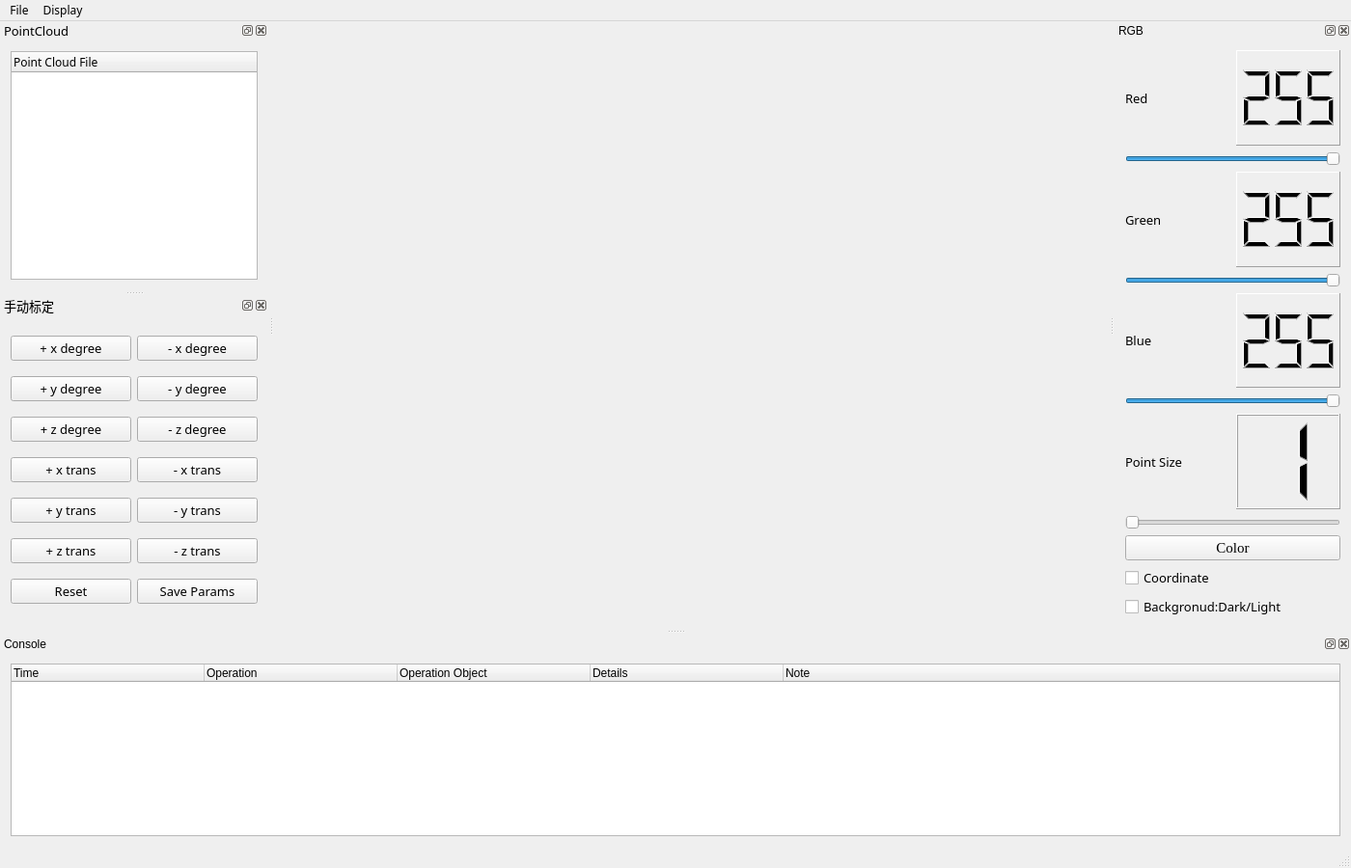
<?xml version="1.0" encoding="UTF-8"?>
<ui version="4.0">
 <class>CloudViewerClass</class>
 <widget class="QMainWindow" name="CloudViewerClass">
  <property name="geometry">
   <rect>
    <x>0</x>
    <y>0</y>
    <width>1400</width>
    <height>900</height>
   </rect>
  </property>
  <property name="sizePolicy">
   <sizepolicy hsizetype="Expanding" vsizetype="Expanding">
    <horstretch>85</horstretch>
    <verstretch>0</verstretch>
   </sizepolicy>
  </property>
  <property name="minimumSize">
   <size>
    <width>900</width>
    <height>650</height>
   </size>
  </property>
  <property name="maximumSize">
   <size>
    <width>16777215</width>
    <height>16777215</height>
   </size>
  </property>
  <property name="windowTitle">
   <string>CloudViewer</string>
  </property>
  <property name="styleSheet">
   <string notr="true"/>
  </property>
  <property name="animated">
   <bool>true</bool>
  </property>
  <property name="tabShape">
   <enum>QTabWidget::Rounded</enum>
  </property>
  <property name="dockNestingEnabled">
   <bool>false</bool>
  </property>
  <widget class="QWidget" name="centralWidget">
   <property name="sizePolicy">
    <sizepolicy hsizetype="Preferred" vsizetype="Preferred">
     <horstretch>0</horstretch>
     <verstretch>0</verstretch>
    </sizepolicy>
   </property>
   <layout class="QHBoxLayout" name="horizontalLayout_5">
    <item>
     <widget class="QVTKWidget" name="screen">
      <property name="minimumSize">
       <size>
        <width>600</width>
        <height>400</height>
       </size>
      </property>
     </widget>
    </item>
   </layout>
  </widget>
  <widget class="QMenuBar" name="menuBar">
   <property name="geometry">
    <rect>
     <x>0</x>
     <y>0</y>
     <width>1400</width>
     <height>29</height>
    </rect>
   </property>
   <property name="font">
    <font>
     <family>微软雅黑</family>
    </font>
   </property>
   <widget class="QMenu" name="menuFile">
    <property name="title">
     <string>File</string>
    </property>
    <addaction name="openAction"/>
    <addaction name="addAction"/>
    <addaction name="clearAction"/>
    <addaction name="saveAction"/>
    <addaction name="saveBinaryAction"/>
    <addaction name="exitAction"/>
   </widget>
   <widget class="QMenu" name="menuView">
    <property name="title">
     <string>Display</string>
    </property>
    <widget class="QMenu" name="menuAngle_view">
     <property name="title">
      <string>Angle view</string>
     </property>
     <addaction name="mainviewAction"/>
     <addaction name="leftviewAction"/>
     <addaction name="topviewAction"/>
    </widget>
    <addaction name="pointcolorAction"/>
    <addaction name="bgcolorAction"/>
    <addaction name="menuAngle_view"/>
   </widget>
   <addaction name="menuFile"/>
   <addaction name="menuView"/>
  </widget>
  <widget class="QStatusBar" name="statusBar"/>
  <widget class="QDockWidget" name="RGBDock">
   <property name="minimumSize">
    <size>
     <width>245</width>
     <height>400</height>
    </size>
   </property>
   <property name="maximumSize">
    <size>
     <width>300</width>
     <height>524287</height>
    </size>
   </property>
   <property name="windowTitle">
    <string>RGB</string>
   </property>
   <attribute name="dockWidgetArea">
    <number>2</number>
   </attribute>
   <widget class="QWidget" name="dockWidgetContents_4">
    <layout class="QVBoxLayout" name="verticalLayout_2">
     <item>
      <layout class="QVBoxLayout" name="verticalLayout">
       <item>
        <layout class="QHBoxLayout" name="horizontalLayout">
         <item>
          <widget class="QLabel" name="label_1">
           <property name="sizePolicy">
            <sizepolicy hsizetype="Expanding" vsizetype="Preferred">
             <horstretch>0</horstretch>
             <verstretch>0</verstretch>
            </sizepolicy>
           </property>
           <property name="font">
            <font>
             <family>微软雅黑</family>
             <pointsize>10</pointsize>
            </font>
           </property>
           <property name="text">
            <string>Red</string>
           </property>
          </widget>
         </item>
         <item>
          <widget class="QLCDNumber" name="rLCD">
           <property name="sizePolicy">
            <sizepolicy hsizetype="Expanding" vsizetype="Minimum">
             <horstretch>0</horstretch>
             <verstretch>0</verstretch>
            </sizepolicy>
           </property>
           <property name="autoFillBackground">
            <bool>false</bool>
           </property>
           <property name="inputMethodHints">
            <set>Qt::ImhNone</set>
           </property>
           <property name="frameShape">
            <enum>QFrame::Panel</enum>
           </property>
           <property name="frameShadow">
            <enum>QFrame::Raised</enum>
           </property>
           <property name="lineWidth">
            <number>1</number>
           </property>
           <property name="smallDecimalPoint">
            <bool>false</bool>
           </property>
           <property name="digitCount">
            <number>3</number>
           </property>
           <property name="mode">
            <enum>QLCDNumber::Dec</enum>
           </property>
           <property name="value" stdset="0">
            <double>255.000000000000000</double>
           </property>
           <property name="intValue" stdset="0">
            <number>255</number>
           </property>
          </widget>
         </item>
        </layout>
       </item>
       <item>
        <widget class="QSlider" name="rSlider">
         <property name="sizePolicy">
          <sizepolicy hsizetype="Expanding" vsizetype="Fixed">
           <horstretch>0</horstretch>
           <verstretch>0</verstretch>
          </sizepolicy>
         </property>
         <property name="minimumSize">
          <size>
           <width>132</width>
           <height>0</height>
          </size>
         </property>
         <property name="maximum">
          <number>255</number>
         </property>
         <property name="sliderPosition">
          <number>255</number>
         </property>
         <property name="orientation">
          <enum>Qt::Horizontal</enum>
         </property>
        </widget>
       </item>
       <item>
        <layout class="QHBoxLayout" name="horizontalLayout_2">
         <item>
          <widget class="QLabel" name="label_2">
           <property name="sizePolicy">
            <sizepolicy hsizetype="Expanding" vsizetype="Preferred">
             <horstretch>0</horstretch>
             <verstretch>0</verstretch>
            </sizepolicy>
           </property>
           <property name="font">
            <font>
             <family>微软雅黑</family>
             <pointsize>10</pointsize>
            </font>
           </property>
           <property name="text">
            <string>Green</string>
           </property>
          </widget>
         </item>
         <item>
          <widget class="QLCDNumber" name="gLCD">
           <property name="sizePolicy">
            <sizepolicy hsizetype="Expanding" vsizetype="Minimum">
             <horstretch>0</horstretch>
             <verstretch>0</verstretch>
            </sizepolicy>
           </property>
           <property name="frameShape">
            <enum>QFrame::Panel</enum>
           </property>
           <property name="digitCount">
            <number>3</number>
           </property>
           <property name="intValue" stdset="0">
            <number>255</number>
           </property>
          </widget>
         </item>
        </layout>
       </item>
       <item>
        <widget class="QSlider" name="gSlider">
         <property name="sizePolicy">
          <sizepolicy hsizetype="Expanding" vsizetype="Fixed">
           <horstretch>0</horstretch>
           <verstretch>0</verstretch>
          </sizepolicy>
         </property>
         <property name="minimumSize">
          <size>
           <width>132</width>
           <height>0</height>
          </size>
         </property>
         <property name="maximum">
          <number>255</number>
         </property>
         <property name="sliderPosition">
          <number>255</number>
         </property>
         <property name="orientation">
          <enum>Qt::Horizontal</enum>
         </property>
        </widget>
       </item>
       <item>
        <layout class="QHBoxLayout" name="horizontalLayout_3">
         <item>
          <widget class="QLabel" name="label_3">
           <property name="sizePolicy">
            <sizepolicy hsizetype="Expanding" vsizetype="Preferred">
             <horstretch>0</horstretch>
             <verstretch>0</verstretch>
            </sizepolicy>
           </property>
           <property name="font">
            <font>
             <family>微软雅黑</family>
             <pointsize>10</pointsize>
            </font>
           </property>
           <property name="text">
            <string>Blue</string>
           </property>
          </widget>
         </item>
         <item>
          <widget class="QLCDNumber" name="bLCD">
           <property name="sizePolicy">
            <sizepolicy hsizetype="Expanding" vsizetype="Minimum">
             <horstretch>0</horstretch>
             <verstretch>0</verstretch>
            </sizepolicy>
           </property>
           <property name="frameShape">
            <enum>QFrame::Panel</enum>
           </property>
           <property name="digitCount">
            <number>3</number>
           </property>
           <property name="intValue" stdset="0">
            <number>255</number>
           </property>
          </widget>
         </item>
        </layout>
       </item>
       <item>
        <widget class="QSlider" name="bSlider">
         <property name="sizePolicy">
          <sizepolicy hsizetype="Expanding" vsizetype="Fixed">
           <horstretch>0</horstretch>
           <verstretch>0</verstretch>
          </sizepolicy>
         </property>
         <property name="minimumSize">
          <size>
           <width>132</width>
           <height>0</height>
          </size>
         </property>
         <property name="maximum">
          <number>255</number>
         </property>
         <property name="sliderPosition">
          <number>255</number>
         </property>
         <property name="orientation">
          <enum>Qt::Horizontal</enum>
         </property>
        </widget>
       </item>
       <item>
        <layout class="QHBoxLayout" name="horizontalLayout_4">
         <item>
          <widget class="QLabel" name="label_4">
           <property name="sizePolicy">
            <sizepolicy hsizetype="Expanding" vsizetype="Preferred">
             <horstretch>0</horstretch>
             <verstretch>0</verstretch>
            </sizepolicy>
           </property>
           <property name="font">
            <font>
             <family>微软雅黑</family>
             <pointsize>10</pointsize>
            </font>
           </property>
           <property name="text">
            <string>Point Size</string>
           </property>
          </widget>
         </item>
         <item>
          <widget class="QLCDNumber" name="sizeLCD">
           <property name="sizePolicy">
            <sizepolicy hsizetype="Expanding" vsizetype="Minimum">
             <horstretch>0</horstretch>
             <verstretch>0</verstretch>
            </sizepolicy>
           </property>
           <property name="digitCount">
            <number>1</number>
           </property>
           <property name="segmentStyle">
            <enum>QLCDNumber::Filled</enum>
           </property>
           <property name="intValue" stdset="0">
            <number>1</number>
           </property>
          </widget>
         </item>
        </layout>
       </item>
       <item>
        <widget class="QSlider" name="pSlider">
         <property name="sizePolicy">
          <sizepolicy hsizetype="Expanding" vsizetype="Fixed">
           <horstretch>0</horstretch>
           <verstretch>0</verstretch>
          </sizepolicy>
         </property>
         <property name="minimumSize">
          <size>
           <width>132</width>
           <height>0</height>
          </size>
         </property>
         <property name="minimum">
          <number>1</number>
         </property>
         <property name="maximum">
          <number>10</number>
         </property>
         <property name="sliderPosition">
          <number>1</number>
         </property>
         <property name="orientation">
          <enum>Qt::Horizontal</enum>
         </property>
        </widget>
       </item>
       <item>
        <widget class="QPushButton" name="colorBtn">
         <property name="font">
          <font>
           <family>Times New Roman</family>
           <pointsize>11</pointsize>
          </font>
         </property>
         <property name="styleSheet">
          <string notr="true"/>
         </property>
         <property name="text">
          <string>Color</string>
         </property>
        </widget>
       </item>
      </layout>
     </item>
     <item>
      <widget class="QCheckBox" name="cooCbx">
       <property name="font">
        <font>
         <family>微软雅黑</family>
         <pointsize>10</pointsize>
        </font>
       </property>
       <property name="text">
        <string>Coordinate</string>
       </property>
      </widget>
     </item>
     <item>
      <widget class="QCheckBox" name="bgcCbx">
       <property name="font">
        <font>
         <family>微软雅黑</family>
         <pointsize>10</pointsize>
        </font>
       </property>
       <property name="text">
        <string>Backgronud:Dark/Light</string>
       </property>
      </widget>
     </item>
    </layout>
   </widget>
  </widget>
  <widget class="QDockWidget" name="dataDock">
   <property name="minimumSize">
    <size>
     <width>250</width>
     <height>233</height>
    </size>
   </property>
   <property name="maximumSize">
    <size>
     <width>300</width>
     <height>524287</height>
    </size>
   </property>
   <property name="font">
    <font>
     <family>微软雅黑</family>
     <pointsize>10</pointsize>
    </font>
   </property>
   <property name="windowTitle">
    <string>PointCloud</string>
   </property>
   <attribute name="dockWidgetArea">
    <number>1</number>
   </attribute>
   <widget class="QWidget" name="dockWidgetContents_5">
    <layout class="QVBoxLayout" name="verticalLayout_3">
     <item>
      <widget class="QTreeWidget" name="dataTree">
       <property name="minimumSize">
        <size>
         <width>0</width>
         <height>180</height>
        </size>
       </property>
       <property name="font">
        <font>
         <family>微软雅黑</family>
         <pointsize>9</pointsize>
        </font>
       </property>
       <property name="contextMenuPolicy">
        <enum>Qt::CustomContextMenu</enum>
       </property>
       <column>
        <property name="text">
         <string>Point Cloud File</string>
        </property>
       </column>
      </widget>
     </item>
    </layout>
   </widget>
  </widget>
  <widget class="QDockWidget" name="MannualCalibation">
   <property name="sizePolicy">
    <sizepolicy hsizetype="Preferred" vsizetype="Preferred">
     <horstretch>0</horstretch>
     <verstretch>0</verstretch>
    </sizepolicy>
   </property>
   <property name="minimumSize">
    <size>
     <width>250</width>
     <height>290</height>
    </size>
   </property>
   <property name="font">
    <font>
     <family>微软雅黑</family>
     <pointsize>10</pointsize>
    </font>
   </property>
   <property name="windowTitle">
    <string>手动标定</string>
   </property>
   <attribute name="dockWidgetArea">
    <number>1</number>
   </attribute>
   <widget class="QWidget" name="dockWidgetContents_6">
    <layout class="QVBoxLayout" name="verticalLayout_4">
     <item>
      <widget class="QWidget" name="widget" native="true">
       <property name="sizePolicy">
        <sizepolicy hsizetype="Preferred" vsizetype="Fixed">
         <horstretch>0</horstretch>
         <verstretch>0</verstretch>
        </sizepolicy>
       </property>
       <layout class="QHBoxLayout" name="horizontalLayout_6">
        <property name="leftMargin">
         <number>0</number>
        </property>
        <property name="topMargin">
         <number>0</number>
        </property>
        <property name="rightMargin">
         <number>0</number>
        </property>
        <property name="bottomMargin">
         <number>0</number>
        </property>
        <item>
         <widget class="QPushButton" name="btn_addXD">
          <property name="text">
           <string>+ x degree</string>
          </property>
         </widget>
        </item>
        <item>
         <widget class="QPushButton" name="btn_minusXD">
          <property name="text">
           <string>- x degree</string>
          </property>
         </widget>
        </item>
       </layout>
      </widget>
     </item>
     <item>
      <widget class="QWidget" name="widget_2" native="true">
       <property name="sizePolicy">
        <sizepolicy hsizetype="Preferred" vsizetype="Fixed">
         <horstretch>0</horstretch>
         <verstretch>0</verstretch>
        </sizepolicy>
       </property>
       <layout class="QHBoxLayout" name="horizontalLayout_7">
        <property name="leftMargin">
         <number>0</number>
        </property>
        <property name="topMargin">
         <number>0</number>
        </property>
        <property name="rightMargin">
         <number>0</number>
        </property>
        <property name="bottomMargin">
         <number>0</number>
        </property>
        <item>
         <widget class="QPushButton" name="btn_addYD">
          <property name="text">
           <string>+ y degree</string>
          </property>
         </widget>
        </item>
        <item>
         <widget class="QPushButton" name="btn_minusYD">
          <property name="text">
           <string>- y degree</string>
          </property>
         </widget>
        </item>
       </layout>
      </widget>
     </item>
     <item>
      <widget class="QWidget" name="widget_3" native="true">
       <property name="sizePolicy">
        <sizepolicy hsizetype="Preferred" vsizetype="Fixed">
         <horstretch>0</horstretch>
         <verstretch>0</verstretch>
        </sizepolicy>
       </property>
       <layout class="QHBoxLayout" name="horizontalLayout_8">
        <property name="leftMargin">
         <number>0</number>
        </property>
        <property name="topMargin">
         <number>0</number>
        </property>
        <property name="rightMargin">
         <number>0</number>
        </property>
        <property name="bottomMargin">
         <number>0</number>
        </property>
        <item>
         <widget class="QPushButton" name="btn_addZD">
          <property name="text">
           <string>+ z degree</string>
          </property>
         </widget>
        </item>
        <item>
         <widget class="QPushButton" name="btn_minusZD">
          <property name="text">
           <string>- z degree</string>
          </property>
         </widget>
        </item>
       </layout>
      </widget>
     </item>
     <item>
      <widget class="QWidget" name="widget_4" native="true">
       <property name="sizePolicy">
        <sizepolicy hsizetype="Preferred" vsizetype="Fixed">
         <horstretch>0</horstretch>
         <verstretch>0</verstretch>
        </sizepolicy>
       </property>
       <layout class="QHBoxLayout" name="horizontalLayout_9">
        <property name="leftMargin">
         <number>0</number>
        </property>
        <property name="topMargin">
         <number>0</number>
        </property>
        <property name="rightMargin">
         <number>0</number>
        </property>
        <property name="bottomMargin">
         <number>0</number>
        </property>
        <item>
         <widget class="QPushButton" name="btn_addXT">
          <property name="text">
           <string>+ x trans</string>
          </property>
         </widget>
        </item>
        <item>
         <widget class="QPushButton" name="btn_minusXT">
          <property name="text">
           <string>- x trans</string>
          </property>
         </widget>
        </item>
       </layout>
      </widget>
     </item>
     <item>
      <widget class="QWidget" name="widget_5" native="true">
       <property name="sizePolicy">
        <sizepolicy hsizetype="Preferred" vsizetype="Fixed">
         <horstretch>0</horstretch>
         <verstretch>0</verstretch>
        </sizepolicy>
       </property>
       <layout class="QHBoxLayout" name="horizontalLayout_10">
        <property name="leftMargin">
         <number>0</number>
        </property>
        <property name="topMargin">
         <number>0</number>
        </property>
        <property name="rightMargin">
         <number>0</number>
        </property>
        <property name="bottomMargin">
         <number>0</number>
        </property>
        <item>
         <widget class="QPushButton" name="btn_addYT">
          <property name="text">
           <string>+ y trans</string>
          </property>
         </widget>
        </item>
        <item>
         <widget class="QPushButton" name="btn_minusYT">
          <property name="text">
           <string>- y trans</string>
          </property>
         </widget>
        </item>
       </layout>
      </widget>
     </item>
     <item>
      <widget class="QWidget" name="widget_6" native="true">
       <property name="sizePolicy">
        <sizepolicy hsizetype="Preferred" vsizetype="Fixed">
         <horstretch>0</horstretch>
         <verstretch>0</verstretch>
        </sizepolicy>
       </property>
       <layout class="QHBoxLayout" name="horizontalLayout_11">
        <property name="leftMargin">
         <number>0</number>
        </property>
        <property name="topMargin">
         <number>0</number>
        </property>
        <property name="rightMargin">
         <number>0</number>
        </property>
        <property name="bottomMargin">
         <number>0</number>
        </property>
        <item>
         <widget class="QPushButton" name="btn_addZT">
          <property name="text">
           <string>+ z trans</string>
          </property>
         </widget>
        </item>
        <item>
         <widget class="QPushButton" name="btn_minusZT">
          <property name="text">
           <string>- z trans</string>
          </property>
         </widget>
        </item>
       </layout>
      </widget>
     </item>
     <item>
      <widget class="QWidget" name="widget_7" native="true">
       <property name="sizePolicy">
        <sizepolicy hsizetype="Preferred" vsizetype="Fixed">
         <horstretch>0</horstretch>
         <verstretch>0</verstretch>
        </sizepolicy>
       </property>
       <layout class="QHBoxLayout" name="horizontalLayout_12">
        <property name="leftMargin">
         <number>0</number>
        </property>
        <property name="topMargin">
         <number>0</number>
        </property>
        <property name="rightMargin">
         <number>0</number>
        </property>
        <property name="bottomMargin">
         <number>0</number>
        </property>
        <item>
         <widget class="QPushButton" name="btn_reset">
          <property name="text">
           <string>Reset</string>
          </property>
         </widget>
        </item>
        <item>
         <widget class="QPushButton" name="btn_save">
          <property name="text">
           <string>Save Params</string>
          </property>
         </widget>
        </item>
       </layout>
      </widget>
     </item>
    </layout>
   </widget>
  </widget>
  <widget class="QDockWidget" name="consoleDock">
   <property name="minimumSize">
    <size>
     <width>200</width>
     <height>140</height>
    </size>
   </property>
   <property name="maximumSize">
    <size>
     <width>524287</width>
     <height>220</height>
    </size>
   </property>
   <property name="windowTitle">
    <string>Console</string>
   </property>
   <attribute name="dockWidgetArea">
    <number>8</number>
   </attribute>
   <widget class="QWidget" name="dockWidgetContents_7">
    <layout class="QVBoxLayout" name="verticalLayout_5">
     <item>
      <widget class="QTableWidget" name="consoleTable">
       <property name="showGrid">
        <bool>false</bool>
       </property>
       <property name="gridStyle">
        <enum>Qt::SolidLine</enum>
       </property>
       <property name="rowCount">
        <number>0</number>
       </property>
       <property name="columnCount">
        <number>5</number>
       </property>
       <attribute name="horizontalHeaderVisible">
        <bool>true</bool>
       </attribute>
       <attribute name="horizontalHeaderDefaultSectionSize">
        <number>200</number>
       </attribute>
       <attribute name="horizontalHeaderStretchLastSection">
        <bool>true</bool>
       </attribute>
       <attribute name="verticalHeaderVisible">
        <bool>false</bool>
       </attribute>
       <column>
        <property name="text">
         <string>Time</string>
        </property>
        <property name="textAlignment">
         <set>AlignLeading|AlignVCenter</set>
        </property>
       </column>
       <column>
        <property name="text">
         <string>Operation</string>
        </property>
        <property name="textAlignment">
         <set>AlignLeading|AlignVCenter</set>
        </property>
       </column>
       <column>
        <property name="text">
         <string>Operation Object</string>
        </property>
        <property name="textAlignment">
         <set>AlignLeading|AlignVCenter</set>
        </property>
       </column>
       <column>
        <property name="text">
         <string>Details</string>
        </property>
        <property name="textAlignment">
         <set>AlignLeading|AlignVCenter</set>
        </property>
       </column>
       <column>
        <property name="text">
         <string>Note</string>
        </property>
        <property name="textAlignment">
         <set>AlignLeading|AlignVCenter</set>
        </property>
       </column>
      </widget>
     </item>
    </layout>
   </widget>
  </widget>
  <action name="openAction">
   <property name="icon">
    <iconset resource="CloudViewer.qrc">
     <normaloff>:/Resources/images/open.png</normaloff>:/Resources/images/open.png</iconset>
   </property>
   <property name="text">
    <string>Open</string>
   </property>
   <property name="statusTip">
    <string>open a exsting file</string>
   </property>
   <property name="shortcut">
    <string>Ctrl+O</string>
   </property>
  </action>
  <action name="saveAction">
   <property name="icon">
    <iconset resource="CloudViewer.qrc">
     <normaloff>:/Resources/images/save.png</normaloff>:/Resources/images/save.png</iconset>
   </property>
   <property name="text">
    <string>Save</string>
   </property>
   <property name="statusTip">
    <string>save the file</string>
   </property>
   <property name="shortcut">
    <string>Ctrl+S</string>
   </property>
  </action>
  <action name="saveasAction">
   <property name="text">
    <string>Save as...</string>
   </property>
  </action>
  <action name="cubeAction">
   <property name="icon">
    <iconset resource="CloudViewer.qrc">
     <normaloff>:/Resources/images/cube.png</normaloff>:/Resources/images/cube.png</iconset>
   </property>
   <property name="text">
    <string>Generate cube</string>
   </property>
   <property name="statusTip">
    <string>generate a cube point cloud</string>
   </property>
  </action>
  <action name="helpAction">
   <property name="icon">
    <iconset resource="CloudViewer.qrc">
     <normaloff>:/Resources/images/help.png</normaloff>:/Resources/images/help.png</iconset>
   </property>
   <property name="text">
    <string>Help</string>
   </property>
   <property name="statusTip">
    <string>show help information</string>
   </property>
  </action>
  <action name="aboutAction">
   <property name="icon">
    <iconset resource="CloudViewer.qrc">
     <normaloff>:/Resources/images/about.png</normaloff>:/Resources/images/about.png</iconset>
   </property>
   <property name="text">
    <string>About</string>
   </property>
   <property name="statusTip">
    <string>show some information of the software</string>
   </property>
  </action>
  <action name="changeAction">
   <property name="icon">
    <iconset resource="CloudViewer.qrc">
     <normaloff>:/Resources/images/change.png</normaloff>:/Resources/images/change.png</iconset>
   </property>
   <property name="text">
    <string>Change</string>
   </property>
   <property name="statusTip">
    <string>change the format of the file</string>
   </property>
  </action>
  <action name="exitAction">
   <property name="icon">
    <iconset resource="CloudViewer.qrc">
     <normaloff>:/Resources/images/exit.png</normaloff>:/Resources/images/exit.png</iconset>
   </property>
   <property name="text">
    <string>Exit</string>
   </property>
   <property name="shortcut">
    <string>Ctrl+Q</string>
   </property>
  </action>
  <action name="pointcolorAction">
   <property name="icon">
    <iconset resource="CloudViewer.qrc">
     <normaloff>:/Resources/images/pointcolor.png</normaloff>:/Resources/images/pointcolor.png</iconset>
   </property>
   <property name="text">
    <string>Point cloud color</string>
   </property>
  </action>
  <action name="bgcolorAction">
   <property name="icon">
    <iconset resource="CloudViewer.qrc">
     <normaloff>:/Resources/images/bgcolor.png</normaloff>:/Resources/images/bgcolor.png</iconset>
   </property>
   <property name="text">
    <string>Background color</string>
   </property>
  </action>
  <action name="mainviewAction">
   <property name="icon">
    <iconset resource="CloudViewer.qrc">
     <normaloff>:/Resources/images/zhengshi.png</normaloff>:/Resources/images/zhengshi.png</iconset>
   </property>
   <property name="text">
    <string>Main view</string>
   </property>
  </action>
  <action name="leftviewAction">
   <property name="icon">
    <iconset resource="CloudViewer.qrc">
     <normaloff>:/Resources/images/zuoshi.png</normaloff>:/Resources/images/zuoshi.png</iconset>
   </property>
   <property name="text">
    <string>Left view</string>
   </property>
  </action>
  <action name="topviewAction">
   <property name="icon">
    <iconset resource="CloudViewer.qrc">
     <normaloff>:/Resources/images/fushi.png</normaloff>:/Resources/images/fushi.png</iconset>
   </property>
   <property name="text">
    <string>Top view</string>
   </property>
  </action>
  <action name="dataAction">
   <property name="checkable">
    <bool>true</bool>
   </property>
   <property name="checked">
    <bool>true</bool>
   </property>
   <property name="text">
    <string>Data Manager</string>
   </property>
  </action>
  <action name="propertyAction">
   <property name="checkable">
    <bool>true</bool>
   </property>
   <property name="checked">
    <bool>true</bool>
   </property>
   <property name="text">
    <string>Property Manager</string>
   </property>
  </action>
  <action name="consoleAction">
   <property name="checkable">
    <bool>true</bool>
   </property>
   <property name="checked">
    <bool>true</bool>
   </property>
   <property name="text">
    <string>Console</string>
   </property>
  </action>
  <action name="RGBAction">
   <property name="checkable">
    <bool>true</bool>
   </property>
   <property name="checked">
    <bool>true</bool>
   </property>
   <property name="text">
    <string>RGB Manager</string>
   </property>
  </action>
  <action name="clearAction">
   <property name="icon">
    <iconset resource="CloudViewer.qrc">
     <normaloff>:/Resources/images/clear.png</normaloff>:/Resources/images/clear.png</iconset>
   </property>
   <property name="text">
    <string>Clear</string>
   </property>
  </action>
  <action name="addAction">
   <property name="icon">
    <iconset resource="CloudViewer.qrc">
     <normaloff>:/Resources/images/add.png</normaloff>:/Resources/images/add.png</iconset>
   </property>
   <property name="text">
    <string>Add</string>
   </property>
  </action>
  <action name="sphereAction">
   <property name="icon">
    <iconset resource="CloudViewer.qrc">
     <normaloff>:/Resources/images/sphere.png</normaloff>:/Resources/images/sphere.png</iconset>
   </property>
   <property name="text">
    <string>Sphere</string>
   </property>
  </action>
  <action name="cylinderAction">
   <property name="icon">
    <iconset resource="CloudViewer.qrc">
     <normaloff>:/Resources/images/cylinder.png</normaloff>:/Resources/images/cylinder.png</iconset>
   </property>
   <property name="text">
    <string>Cylinder</string>
   </property>
  </action>
  <action name="meshsurfaceAction">
   <property name="icon">
    <iconset resource="CloudViewer.qrc">
     <normaloff>:/Resources/images/mesh.png</normaloff>:/Resources/images/mesh.png</iconset>
   </property>
   <property name="text">
    <string>Surface</string>
   </property>
  </action>
  <action name="wireframeAction">
   <property name="icon">
    <iconset resource="CloudViewer.qrc">
     <normaloff>:/Resources/images/frame.png</normaloff>:/Resources/images/frame.png</iconset>
   </property>
   <property name="text">
    <string>Wireframe</string>
   </property>
  </action>
  <action name="windowsThemeAction">
   <property name="text">
    <string>Windows</string>
   </property>
  </action>
  <action name="darculaThemeAction">
   <property name="text">
    <string>Darcula</string>
   </property>
  </action>
  <action name="englishAction">
   <property name="text">
    <string>English</string>
   </property>
  </action>
  <action name="chineseAction">
   <property name="text">
    <string>Chinese</string>
   </property>
  </action>
  <action name="saveBinaryAction">
   <property name="icon">
    <iconset resource="CloudViewer.qrc">
     <normaloff>:/Resources/images/saveBinary.png</normaloff>:/Resources/images/saveBinary.png</iconset>
   </property>
   <property name="text">
    <string>Save as binary</string>
   </property>
   <property name="statusTip">
    <string>Save point cloud as binary file</string>
   </property>
  </action>
  <action name="actionBilateralFilter">
   <property name="text">
    <string>BilateralFilter</string>
   </property>
  </action>
  <action name="actionRotate90">
   <property name="text">
    <string>Rotate90</string>
   </property>
  </action>
 </widget>
 <layoutdefault spacing="6" margin="11"/>
 <customwidgets>
  <customwidget>
   <class>QVTKWidget</class>
   <extends>QWidget</extends>
   <header>QVTKWidget.h</header>
  </customwidget>
 </customwidgets>
 <resources>
  <include location="CloudViewer.qrc"/>
 </resources>
 <connections/>
</ui>
